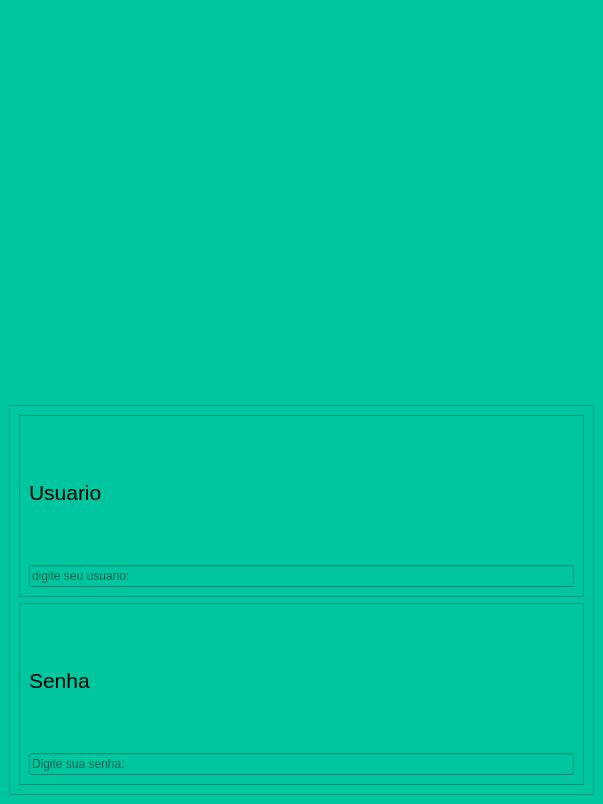
<?xml version="1.0" encoding="UTF-8"?>
<ui version="4.0">
 <class>MainWindow</class>
 <widget class="QMainWindow" name="MainWindow">
  <property name="geometry">
   <rect>
    <x>0</x>
    <y>0</y>
    <width>603</width>
    <height>804</height>
   </rect>
  </property>
  <property name="windowTitle">
   <string>MainWindow</string>
  </property>
  <property name="styleSheet">
   <string notr="true">background-color: rgb(0, 198, 159);</string>
  </property>
  <widget class="QWidget" name="centralwidget">
   <layout class="QVBoxLayout" name="verticalLayout_4">
    <item>
     <widget class="QLabel" name="QPixmap_login">
      <property name="enabled">
       <bool>true</bool>
      </property>
      <property name="text">
       <string>&lt;html&gt;&lt;head/&gt;&lt;body&gt;&lt;p align=&quot;center&quot;&gt;&lt;img src=&quot;:/image_One/pexels-photo-3687770.jpeg&quot;/&gt;&lt;/p&gt;&lt;/body&gt;&lt;/html&gt;</string>
      </property>
      <property name="pixmap">
       <pixmap resource="image.qrc">:/image_One/pexels-photo-3687770.jpeg</pixmap>
      </property>
      <property name="scaledContents">
       <bool>true</bool>
      </property>
      <property name="margin">
       <number>-61</number>
      </property>
     </widget>
    </item>
    <item>
     <widget class="QFrame" name="QFrame_Login">
      <property name="frameShape">
       <enum>QFrame::StyledPanel</enum>
      </property>
      <property name="frameShadow">
       <enum>QFrame::Raised</enum>
      </property>
      <layout class="QVBoxLayout" name="verticalLayout_3">
       <item>
        <widget class="QFrame" name="QFrame_Usuario">
         <property name="frameShape">
          <enum>QFrame::StyledPanel</enum>
         </property>
         <property name="frameShadow">
          <enum>QFrame::Raised</enum>
         </property>
         <layout class="QVBoxLayout" name="verticalLayout">
          <item>
           <widget class="QLabel" name="Qlabel_Usuario">
            <property name="font">
             <font>
              <pointsize>16</pointsize>
             </font>
            </property>
            <property name="text">
             <string>Usuario</string>
            </property>
           </widget>
          </item>
          <item>
           <widget class="QLineEdit" name="Qline_Usuario">
            <property name="echoMode">
             <enum>QLineEdit::Normal</enum>
            </property>
            <property name="placeholderText">
             <string>digite seu usuario:</string>
            </property>
           </widget>
          </item>
         </layout>
        </widget>
       </item>
       <item>
        <widget class="QFrame" name="QFrame_Senha">
         <property name="frameShape">
          <enum>QFrame::StyledPanel</enum>
         </property>
         <property name="frameShadow">
          <enum>QFrame::Raised</enum>
         </property>
         <layout class="QVBoxLayout" name="verticalLayout_2">
          <item>
           <widget class="QLabel" name="Qlabel_Senha">
            <property name="font">
             <font>
              <pointsize>16</pointsize>
             </font>
            </property>
            <property name="text">
             <string>Senha</string>
            </property>
           </widget>
          </item>
          <item>
           <widget class="QLineEdit" name="Qline_Senha">
            <property name="echoMode">
             <enum>QLineEdit::Password</enum>
            </property>
            <property name="placeholderText">
             <string>Digite sua senha:</string>
            </property>
           </widget>
          </item>
         </layout>
        </widget>
       </item>
      </layout>
     </widget>
    </item>
   </layout>
  </widget>
 </widget>
 <resources>
  <include location="image.qrc"/>
 </resources>
 <connections/>
</ui>
